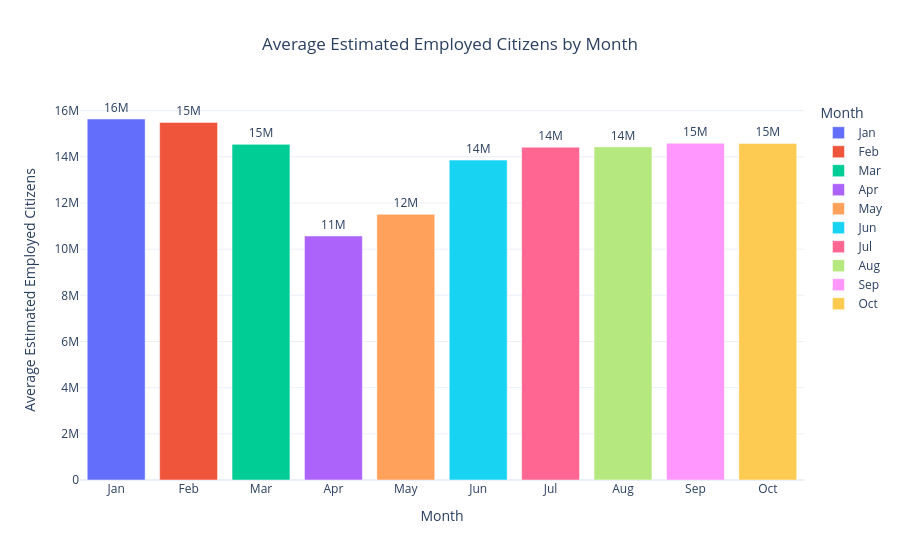

Notebook source saved alongside this figure:
### Markdown cell above
- Average Estimated Employed Citizens by Month

### Code cell
data = (
    df.groupby(["month_nb", "month"])["estimated_employed"]
      .mean()
      .reset_index()
      .sort_values("month_nb")
)

fig = px.bar(
    data_frame=data,
    x="month",
    y="estimated_employed",
    text_auto=".2s",
    color="month",
    title="Average Estimated Employed Citizens by Month",
    labels={
        "month": "Month",
        "estimated_employed": "Average Estimated Employed Citizens"
    }
)

fig.update_layout(
    template="plotly_white",
    xaxis_title="Month",
    yaxis_title="Average Estimated Employed Citizens",
    title_x=0.5
)

fig.update_traces(
    textposition="outside",
    hovertemplate="<b>%{x}</b><br>Estimated Employed: %{y:,.0f}<extra></extra>"
)

fig.show()

### Figure 1 — Plotly figure (JSON) as saved in the notebook; plotly's stock layout.template omitted (floating-point values rounded to 4 significant figures)
{"data": [{"hovertemplate": "<b>%{x}</b><br>Estimated Employed: %{y:,.0f}<extra></extra>", "legendgroup": "Jan", "marker": {"color": "#636efa", "pattern": {"shape": ""}}, "name": "Jan", "orientation": "v", "showlegend": true, "textposition": "outside", "texttemplate": "%{y:.2s}", "type": "bar", "x": ["Jan"], "xaxis": "x", "y": [15640000.0], "yaxis": "y"}, {"hovertemplate": "<b>%{x}</b><br>Estimated Employed: %{y:,.0f}<extra></extra>", "legendgroup": "Feb", "marker": {"color": "#EF553B", "pattern": {"shape": ""}}, "name": "Feb", "orientation": "v", "showlegend": true, "textposition": "outside", "texttemplate": "%{y:.2s}", "type": "bar", "x": ["Feb"], "xaxis": "x", "y": [15490000.0], "yaxis": "y"}, {"hovertemplate": "<b>%{x}</b><br>Estimated Employed: %{y:,.0f}<extra></extra>", "legendgroup": "Mar", "marker": {"color": "#00cc96", "pattern": {"shape": ""}}, "name": "Mar", "orientation": "v", "showlegend": true, "textposition": "outside", "texttemplate": "%{y:.2s}", "type": "bar", "x": ["Mar"], "xaxis": "x", "y": [14540000.0], "yaxis": "y"}, {"hovertemplate": "<b>%{x}</b><br>Estimated Employed: %{y:,.0f}<extra></extra>", "legendgroup": "Apr", "marker": {"color": "#ab63fa", "pattern": {"shape": ""}}, "name": "Apr", "orientation": "v", "showlegend": true, "textposition": "outside", "texttemplate": "%{y:.2s}", "type": "bar", "x": ["Apr"], "xaxis": "x", "y": [10570000.0], "yaxis": "y"}, {"hovertemplate": "<b>%{x}</b><br>Estimated Employed: %{y:,.0f}<extra></extra>", "legendgroup": "May", "marker": {"color": "#FFA15A", "pattern": {"shape": ""}}, "name": "May", "orientation": "v", "showlegend": true, "textposition": "outside", "texttemplate": "%{y:.2s}", "type": "bar", "x": ["May"], "xaxis": "x", "y": [11510000.0], "yaxis": "y"}, {"hovertemplate": "<b>%{x}</b><br>Estimated Employed: %{y:,.0f}<extra></extra>", "legendgroup": "Jun", "marker": {"color": "#19d3f3", "pattern": {"shape": ""}}, "name": "Jun", "orientation": "v", "showlegend": true, "textposition": "outside", "texttemplate": "%{y:.2s}", "type": "bar", "x": ["Jun"], "xaxis": "x", "y": [13860000.0], "yaxis": "y"}, {"hovertemplate": "<b>%{x}</b><br>Estimated Employed: %{y:,.0f}<extra></extra>", "legendgroup": "Jul", "marker": {"color": "#FF6692", "pattern": {"shape": ""}}, "name": "Jul", "orientation": "v", "showlegend": true, "textposition": "outside", "texttemplate": "%{y:.2s}", "type": "bar", "x": ["Jul"], "xaxis": "x", "y": [14420000.0], "yaxis": "y"}, {"hovertemplate": "<b>%{x}</b><br>Estimated Employed: %{y:,.0f}<extra></extra>", "legendgroup": "Aug", "marker": {"color": "#B6E880", "pattern": {"shape": ""}}, "name": "Aug", "orientation": "v", "showlegend": true, "textposition": "outside", "texttemplate": "%{y:.2s}", "type": "bar", "x": ["Aug"], "xaxis": "x", "y": [14430000.0], "yaxis": "y"}, {"hovertemplate": "<b>%{x}</b><br>Estimated Employed: %{y:,.0f}<extra></extra>", "legendgroup": "Sep", "marker": {"color": "#FF97FF", "pattern": {"shape": ""}}, "name": "Sep", "orientation": "v", "showlegend": true, "textposition": "outside", "texttemplate": "%{y:.2s}", "type": "bar", "x": ["Sep"], "xaxis": "x", "y": [14590000.0], "yaxis": "y"}, {"hovertemplate": "<b>%{x}</b><br>Estimated Employed: %{y:,.0f}<extra></extra>", "legendgroup": "Oct", "marker": {"color": "#FECB52", "pattern": {"shape": ""}}, "name": "Oct", "orientation": "v", "showlegend": true, "textposition": "outside", "texttemplate": "%{y:.2s}", "type": "bar", "x": ["Oct"], "xaxis": "x", "y": [14580000.0], "yaxis": "y"}], "layout": {"barmode": "relative", "legend": {"title": {"text": "Month"}, "tracegroupgap": 0}, "title": {"text": "Average Estimated Employed Citizens by Month", "x": 0.5}, "xaxis": {"anchor": "y", "categoryarray": ["Jan", "Feb", "Mar", "Apr", "May", "Jun", "Jul", "Aug", "Sep", "Oct"], "categoryorder": "array", "domain": [0, 1], "title": {"text": "Month"}}, "yaxis": {"anchor": "x", "domain": [0, 1], "title": {"text": "Average Estimated Employed Citizens"}}}}
